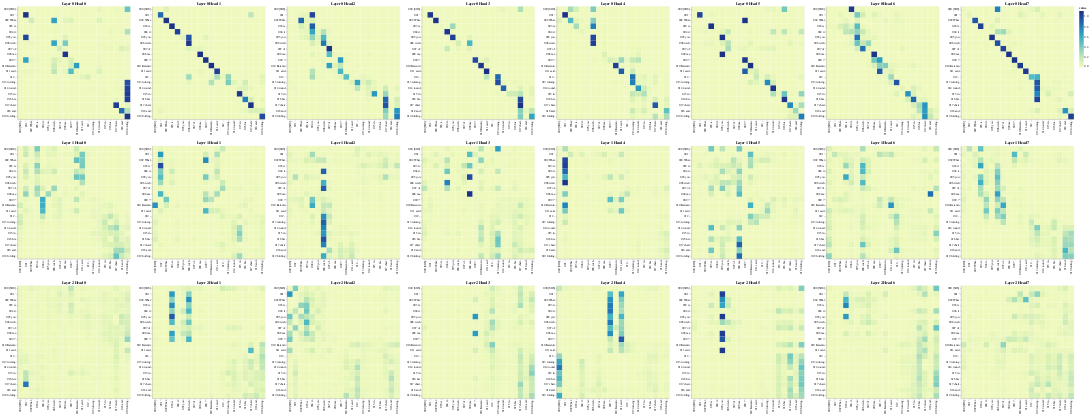

Here is the notebook cell this chart was saved with:
### Markdown cell above
## Visualize the attention

### Code cell
layers = [0, 1, 2] # up to 5 (num_layer=6)
heads = [0, 1, 2, 3, 4, 5, 6, 7] # up to 7 (num_head=8)

# Encoder Self-Attention
get_all_attention_maps("encoder", layers, heads, encoder_input_tokens, encoder_input_tokens, min(20, sentence_len))

### Figure 1 — Vega-Lite specification as saved in the notebook (floating-point values rounded to 4 significant figures; data arrays with more than 128 entries replaced by an {"elided": "..."} marker saying what was removed)
{"config": {"view": {"continuousWidth": 300, "continuousHeight": 300}}, "vconcat": [{"hconcat": [{"data": {"name": "data-8a0f651dcac79b368e979fd9903c7caa"}, "mark": {"type": "rect"}, "encoding": {"color": {"field": "value", "type": "quantitative"}, "tooltip": [{"field": "row", "type": "quantitative"}, {"field": "column", "type": "quantitative"}, {"field": "value", "type": "quantitative"}, {"field": "row_token", "type": "nominal"}, {"field": "col_token", "type": "nominal"}], "x": {"axis": {"title": ""}, "field": "col_token", "type": "nominal"}, "y": {"axis": {"title": ""}, "field": "row_token", "type": "nominal"}}, "height": 400, "name": "view_49", "title": "Layer 0 Head 0", "width": 400}, {"data": {"name": "data-c0716bc49d03a56e8496fe2e39374187"}, "mark": {"type": "rect"}, "encoding": {"color": {"field": "value", "type": "quantitative"}, "tooltip": [{"field": "row", "type": "quantitative"}, {"field": "column", "type": "quantitative"}, {"field": "value", "type": "quantitative"}, {"field": "row_token", "type": "nominal"}, {"field": "col_token", "type": "nominal"}], "x": {"axis": {"title": ""}, "field": "col_token", "type": "nominal"}, "y": {"axis": {"title": ""}, "field": "row_token", "type": "nominal"}}, "height": 400, "name": "view_50", "title": "Layer 0 Head 1", "width": 400}, {"data": {"name": "data-bf6f0b35b85ab2a407aa06297b901c17"}, "mark": {"type": "rect"}, "encoding": {"color": {"field": "value", "type": "quantitative"}, "tooltip": [{"field": "row", "type": "quantitative"}, {"field": "column", "type": "quantitative"}, {"field": "value", "type": "quantitative"}, {"field": "row_token", "type": "nominal"}, {"field": "col_token", "type": "nominal"}], "x": {"axis": {"title": ""}, "field": "col_token", "type": "nominal"}, "y": {"axis": {"title": ""}, "field": "row_token", "type": "nominal"}}, "height": 400, "name": "view_51", "title": "Layer 0 Head 2", "width": 400}, {"data": {"name": "data-d02cecf05bd3334d371a833a24bbd256"}, "mark": {"type": "rect"}, "encoding": {"color": {"field": "value", "type": "quantitative"}, "tooltip": [{"field": "row", "type": "quantitative"}, {"field": "column", "type": "quantitative"}, {"field": "value", "type": "quantitative"}, {"field": "row_token", "type": "nominal"}, {"field": "col_token", "type": "nominal"}], "x": {"axis": {"title": ""}, "field": "col_token", "type": "nominal"}, "y": {"axis": {"title": ""}, "field": "row_token", "type": "nominal"}}, "height": 400, "name": "view_52", "title": "Layer 0 Head 3", "width": 400}, {"data": {"name": "data-72728aaa92f09895073147b70a1c3a2e"}, "mark": {"type": "rect"}, "encoding": {"color": {"field": "value", "type": "quantitative"}, "tooltip": [{"field": "row", "type": "quantitative"}, {"field": "column", "type": "quantitative"}, {"field": "value", "type": "quantitative"}, {"field": "row_token", "type": "nominal"}, {"field": "col_token", "type": "nominal"}], "x": {"axis": {"title": ""}, "field": "col_token", "type": "nominal"}, "y": {"axis": {"title": ""}, "field": "row_token", "type": "nominal"}}, "height": 400, "name": "view_53", "title": "Layer 0 Head 4", "width": 400}, {"data": {"name": "data-0e2ef9fc205676c116967a76de78aeaa"}, "mark": {"type": "rect"}, "encoding": {"color": {"field": "value", "type": "quantitative"}, "tooltip": [{"field": "row", "type": "quantitative"}, {"field": "column", "type": "quantitative"}, {"field": "value", "type": "quantitative"}, {"field": "row_token", "type": "nominal"}, {"field": "col_token", "type": "nominal"}], "x": {"axis": {"title": ""}, "field": "col_token", "type": "nominal"}, "y": {"axis": {"title": ""}, "field": "row_token", "type": "nominal"}}, "height": 400, "name": "view_54", "title": "Layer 0 Head 5", "width": 400}, {"data": {"name": "data-b8eabe25bbdc201ea4a828ade09ce864"}, "mark": {"type": "rect"}, "encoding": {"color": {"field": "value", "type": "quantitative"}, "tooltip": [{"field": "row", "type": "quantitative"}, {"field": "column", "type": "quantitative"}, {"field": "value", "type": "quantitative"}, {"field": "row_token", "type": "nominal"}, {"field": "col_token", "type": "nominal"}], "x": {"axis": {"title": ""}, "field": "col_token", "type": "nominal"}, "y": {"axis": {"title": ""}, "field": "row_token", "type": "nominal"}}, "height": 400, "name": "view_55", "title": "Layer 0 Head 6", "width": 400}, {"data": {"name": "data-3afe5bebeac5ab6e25eafe619de8262f"}, "mark": {"type": "rect"}, "encoding": {"color": {"field": "value", "type": "quantitative"}, "tooltip": [{"field": "row", "type": "quantitative"}, {"field": "column", "type": "quantitative"}, {"field": "value", "type": "quantitative"}, {"field": "row_token", "type": "nominal"}, {"field": "col_token", "type": "nominal"}], "x": {"axis": {"title": ""}, "field": "col_token", "type": "nominal"}, "y": {"axis": {"title": ""}, "field": "row_token", "type": "nominal"}}, "height": 400, "name": "view_56", "title": "Layer 0 Head 7", "width": 400}]}, {"hconcat": [{"data": {"name": "data-57a21fdabe4695a19193265f89d970e9"}, "mark": {"type": "rect"}, "encoding": {"color": {"field": "value", "type": "quantitative"}, "tooltip": [{"field": "row", "type": "quantitative"}, {"field": "column", "type": "quantitative"}, {"field": "value", "type": "quantitative"}, {"field": "row_token", "type": "nominal"}, {"field": "col_token", "type": "nominal"}], "x": {"axis": {"title": ""}, "field": "col_token", "type": "nominal"}, "y": {"axis": {"title": ""}, "field": "row_token", "type": "nominal"}}, "height": 400, "name": "view_57", "title": "Layer 1 Head 0", "width": 400}, {"data": {"name": "data-b7e272f5a15a1f6fc3bd809f829778a7"}, "mark": {"type": "rect"}, "encoding": {"color": {"field": "value", "type": "quantitative"}, "tooltip": [{"field": "row", "type": "quantitative"}, {"field": "column", "type": "quantitative"}, {"field": "value", "type": "quantitative"}, {"field": "row_token", "type": "nominal"}, {"field": "col_token", "type": "nominal"}], "x": {"axis": {"title": ""}, "field": "col_token", "type": "nominal"}, "y": {"axis": {"title": ""}, "field": "row_token", "type": "nominal"}}, "height": 400, "name": "view_58", "title": "Layer 1 Head 1", "width": 400}, {"data": {"name": "data-2aadb47a7996e50ce3fe46ea17e09312"}, "mark": {"type": "rect"}, "encoding": {"color": {"field": "value", "type": "quantitative"}, "tooltip": [{"field": "row", "type": "quantitative"}, {"field": "column", "type": "quantitative"}, {"field": "value", "type": "quantitative"}, {"field": "row_token", "type": "nominal"}, {"field": "col_token", "type": "nominal"}], "x": {"axis": {"title": ""}, "field": "col_token", "type": "nominal"}, "y": {"axis": {"title": ""}, "field": "row_token", "type": "nominal"}}, "height": 400, "name": "view_59", "title": "Layer 1 Head 2", "width": 400}, {"data": {"name": "data-05266e279dde6c088cb7f8f4f1bbe933"}, "mark": {"type": "rect"}, "encoding": {"color": {"field": "value", "type": "quantitative"}, "tooltip": [{"field": "row", "type": "quantitative"}, {"field": "column", "type": "quantitative"}, {"field": "value", "type": "quantitative"}, {"field": "row_token", "type": "nominal"}, {"field": "col_token", "type": "nominal"}], "x": {"axis": {"title": ""}, "field": "col_token", "type": "nominal"}, "y": {"axis": {"title": ""}, "field": "row_token", "type": "nominal"}}, "height": 400, "name": "view_60", "title": "Layer 1 Head 3", "width": 400}, {"data": {"name": "data-4f38ed3c9602eee8b5dfc79300979724"}, "mark": {"type": "rect"}, "encoding": {"color": {"field": "value", "type": "quantitative"}, "tooltip": [{"field": "row", "type": "quantitative"}, {"field": "column", "type": "quantitative"}, {"field": "value", "type": "quantitative"}, {"field": "row_token", "type": "nominal"}, {"field": "col_token", "type": "nominal"}], "x": {"axis": {"title": ""}, "field": "col_token", "type": "nominal"}, "y": {"axis": {"title": ""}, "field": "row_token", "type": "nominal"}}, "height": 400, "name": "view_61", "title": "Layer 1 Head 4", "width": 400}, {"data": {"name": "data-c740615c1516551840f5ba2e67452f8c"}, "mark": {"type": "rect"}, "encoding": {"color": {"field": "value", "type": "quantitative"}, "tooltip": [{"field": "row", "type": "quantitative"}, {"field": "column", "type": "quantitative"}, {"field": "value", "type": "quantitative"}, {"field": "row_token", "type": "nominal"}, {"field": "col_token", "type": "nominal"}], "x": {"axis": {"title": ""}, "field": "col_token", "type": "nominal"}, "y": {"axis": {"title": ""}, "field": "row_token", "type": "nominal"}}, "height": 400, "name": "view_62", "title": "Layer 1 Head 5", "width": 400}, {"data": {"name": "data-ec5c9fcf5b5cb2e3f1d36e97d7a82ecb"}, "mark": {"type": "rect"}, "encoding": {"color": {"field": "value", "type": "quantitative"}, "tooltip": [{"field": "row", "type": "quantitative"}, {"field": "column", "type": "quantitative"}, {"field": "value", "type": "quantitative"}, {"field": "row_token", "type": "nominal"}, {"field": "col_token", "type": "nominal"}], "x": {"axis": {"title": ""}, "field": "col_token", "type": "nominal"}, "y": {"axis": {"title": ""}, "field": "row_token", "type": "nominal"}}, "height": 400, "name": "view_63", "title": "Layer 1 Head 6", "width": 400}, {"data": {"name": "data-1406b0943b4f09a6c069a2dd87381ec6"}, "mark": {"type": "rect"}, "encoding": {"color": {"field": "value", "type": "quantitative"}, "tooltip": [{"field": "row", "type": "quantitative"}, {"field": "column", "type": "quantitative"}, {"field": "value", "type": "quantitative"}, {"field": "row_token", "type": "nominal"}, {"field": "col_token", "type": "nominal"}], "x": {"axis": {"title": ""}, "field": "col_token", "type": "nominal"}, "y": {"axis": {"title": ""}, "field": "row_token", "type": "nominal"}}, "height": 400, "name": "view_64", "title": "Layer 1 Head 7", "width": 400}]}, {"hconcat": [{"data": {"name": "data-828551255a73883543aebf3a6f0d1000"}, "mark": {"type": "rect"}, "encoding": {"color": {"field": "value", "type": "quantitative"}, "tooltip": [{"field": "row", "type": "quantitative"}, {"field": "column", "type": "quantitative"}, {"field": "value", "type": "quantitative"}, {"field": "row_token", "type": "nominal"}, {"field": "col_token", "type": "nominal"}], "x": {"axis": {"title": ""}, "field": "col_token", "type": "nominal"}, "y": {"axis": {"title": ""}, "field": "row_token", "type": "nominal"}}, "height": 400, "name": "view_65", "title": "Layer 2 Head 0", "width": 400}, {"data": {"name": "data-e73468c917b303d332ca0d7d66f98b79"}, "mark": {"type": "rect"}, "encoding": {"color": {"field": "value", "type": "quantitative"}, "tooltip": [{"field": "row", "type": "quantitative"}, {"field": "column", "type": "quantitative"}, {"field": "value", "type": "quantitative"}, {"field": "row_token", "type": "nominal"}, {"field": "col_token", "type": "nominal"}], "x": {"axis": {"title": ""}, "field": "col_token", "type": "nominal"}, "y": {"axis": {"title": ""}, "field": "row_token", "type": "nominal"}}, "height": 400, "name": "view_66", "title": "Layer 2 Head 1", "width": 400}, {"data": {"name": "data-aea17cc4fb6be7a0cb5294c1721a16a3"}, "mark": {"type": "rect"}, "encoding": {"color": {"field": "value", "type": "quantitative"}, "tooltip": [{"field": "row", "type": "quantitative"}, {"field": "column", "type": "quantitative"}, {"field": "value", "type": "quantitative"}, {"field": "row_token", "type": "nominal"}, {"field": "col_token", "type": "nominal"}], "x": {"axis": {"title": ""}, "field": "col_token", "type": "nominal"}, "y": {"axis": {"title": ""}, "field": "row_token", "type": "nominal"}}, "height": 400, "name": "view_67", "title": "Layer 2 Head 2", "width": 400}, {"data": {"name": "data-18e1cc07a24c07914e99fdbf8404edad"}, "mark": {"type": "rect"}, "encoding": {"color": {"field": "value", "type": "quantitative"}, "tooltip": [{"field": "row", "type": "quantitative"}, {"field": "column", "type": "quantitative"}, {"field": "value", "type": "quantitative"}, {"field": "row_token", "type": "nominal"}, {"field": "col_token", "type": "nominal"}], "x": {"axis": {"title": ""}, "field": "col_token", "type": "nominal"}, "y": {"axis": {"title": ""}, "field": "row_token", "type": "nominal"}}, "height": 400, "name": "view_68", "title": "Layer 2 Head 3", "width": 400}, {"data": {"name": "data-79febddfd27e0207c0a7692e997fdee7"}, "mark": {"type": "rect"}, "encoding": {"color": {"field": "value", "type": "quantitative"}, "tooltip": [{"field": "row", "type": "quantitative"}, {"field": "column", "type": "quantitative"}, {"field": "value", "type": "quantitative"}, {"field": "row_token", "type": "nominal"}, {"field": "col_token", "type": "nominal"}], "x": {"axis": {"title": ""}, "field": "col_token", "type": "nominal"}, "y": {"axis": {"title": ""}, "field": "row_token", "type": "nominal"}}, "height": 400, "name": "view_69", "title": "Layer 2 Head 4", "width": 400}, {"data": {"name": "data-cd36cab88b1ee3c455ef8819ce66d7df"}, "mark": {"type": "rect"}, "encoding": {"color": {"field": "value", "type": "quantitative"}, "tooltip": [{"field": "row", "type": "quantitative"}, {"field": "column", "type": "quantitative"}, {"field": "value", "type": "quantitative"}, {"field": "row_token", "type": "nominal"}, {"field": "col_token", "type": "nominal"}], "x": {"axis": {"title": ""}, "field": "col_token", "type": "nominal"}, "y": {"axis": {"title": ""}, "field": "row_token", "type": "nominal"}}, "height": 400, "name": "view_70", "title": "Layer 2 Head 5", "width": 400}, {"data": {"name": "data-f1e0d50adaca919481dc0a5df82aebff"}, "mark": {"type": "rect"}, "encoding": {"color": {"field": "value", "type": "quantitative"}, "tooltip": [{"field": "row", "type": "quantitative"}, {"field": "column", "type": "quantitative"}, {"field": "value", "type": "quantitative"}, {"field": "row_token", "type": "nominal"}, {"field": "col_token", "type": "nominal"}], "x": {"axis": {"title": ""}, "field": "col_token", "type": "nominal"}, "y": {"axis": {"title": ""}, "field": "row_token", "type": "nominal"}}, "height": 400, "name": "view_71", "title": "Layer 2 Head 6", "width": 400}, {"data": {"name": "data-fdafc7de74470f7167e4dfd7dea297c2"}, "mark": {"type": "rect"}, "encoding": {"color": {"field": "value", "type": "quantitative"}, "tooltip": [{"field": "row", "type": "quantitative"}, {"field": "column", "type": "quantitative"}, {"field": "value", "type": "quantitative"}, {"field": "row_token", "type": "nominal"}, {"field": "col_token", "type": "nominal"}], "x": {"axis": {"title": ""}, "field": "col_token", "type": "nominal"}, "y": {"axis": {"title": ""}, "field": "row_token", "type": "nominal"}}, "height": 400, "name": "view_72", "title": "Layer 2 Head 7", "width": 400}]}], "params": [{"name": "param_49", "select": {"type": "interval", "encodings": ["x", "y"]}, "bind": "scales", "views": ["view_49"]}, {"name": "param_50", "select": {"type": "interval", "encodings": ["x", "y"]}, "bind": "scales", "views": ["view_50"]}, {"name": "param_51", "select": {"type": "interval", "encodings": ["x", "y"]}, "bind": "scales", "views": ["view_51"]}, {"name": "param_52", "select": {"type": "interval", "encodings": ["x", "y"]}, "bind": "scales", "views": ["view_52"]}, {"name": "param_53", "select": {"type": "interval", "encodings": ["x", "y"]}, "bind": "scales", "views": ["view_53"]}, {"name": "param_54", "select": {"type": "interval", "encodings": ["x", "y"]}, "bind": "scales", "views": ["view_54"]}, {"name": "param_55", "select": {"type": "interval", "encodings": ["x", "y"]}, "bind": "scales", "views": ["view_55"]}, {"name": "param_56", "select": {"type": "interval", "encodings": ["x", "y"]}, "bind": "scales", "views": ["view_56"]}, {"name": "param_57", "select": {"type": "interval", "encodings": ["x", "y"]}, "bind": "scales", "views": ["view_57"]}, {"name": "param_58", "select": {"type": "interval", "encodings": ["x", "y"]}, "bind": "scales", "views": ["view_58"]}, {"name": "param_59", "select": {"type": "interval", "encodings": ["x", "y"]}, "bind": "scales", "views": ["view_59"]}, {"name": "param_60", "select": {"type": "interval", "encodings": ["x", "y"]}, "bind": "scales", "views": ["view_60"]}, {"name": "param_61", "select": {"type": "interval", "encodings": ["x", "y"]}, "bind": "scales", "views": ["view_61"]}, {"name": "param_62", "select": {"type": "interval", "encodings": ["x", "y"]}, "bind": "scales", "views": ["view_62"]}, {"name": "param_63", "select": {"type": "interval", "encodings": ["x", "y"]}, "bind": "scales", "views": ["view_63"]}, {"name": "param_64", "select": {"type": "interval", "encodings": ["x", "y"]}, "bind": "scales", "views": ["view_64"]}, {"name": "param_65", "select": {"type": "interval", "encodings": ["x", "y"]}, "bind": "scales", "views": ["view_65"]}, {"name": "param_66", "select": {"type": "interval", "encodings": ["x", "y"]}, "bind": "scales", "views": ["view_66"]}, {"name": "param_67", "select": {"type": "interval", "encodings": ["x", "y"]}, "bind": "scales", "views": ["view_67"]}, {"name": "param_68", "select": {"type": "interval", "encodings": ["x", "y"]}, "bind": "scales", "views": ["view_68"]}, {"name": "param_69", "select": {"type": "interval", "encodings": ["x", "y"]}, "bind": "scales", "views": ["view_69"]}, {"name": "param_70", "select": {"type": "interval", "encodings": ["x", "y"]}, "bind": "scales", "views": ["view_70"]}, {"name": "param_71", "select": {"type": "interval", "encodings": ["x", "y"]}, "bind": "scales", "views": ["view_71"]}, {"name": "param_72", "select": {"type": "interval", "encodings": ["x", "y"]}, "bind": "scales", "views": ["view_72"]}], "$schema": "https://vega.github.io/schema/vega-lite/v5.20.1.json", "datasets": {"data-8a0f651dcac79b368e979fd9903c7caa": {"elided": "400 records"}, "data-c0716bc49d03a56e8496fe2e39374187": {"elided": "400 records"}, "data-bf6f0b35b85ab2a407aa06297b901c17": {"elided": "400 records"}, "data-d02cecf05bd3334d371a833a24bbd256": {"elided": "400 records"}, "data-72728aaa92f09895073147b70a1c3a2e": {"elided": "400 records"}, "data-0e2ef9fc205676c116967a76de78aeaa": {"elided": "400 records"}, "data-b8eabe25bbdc201ea4a828ade09ce864": {"elided": "400 records"}, "data-3afe5bebeac5ab6e25eafe619de8262f": {"elided": "400 records"}, "data-57a21fdabe4695a19193265f89d970e9": {"elided": "400 records"}, "data-b7e272f5a15a1f6fc3bd809f829778a7": {"elided": "400 records"}, "data-2aadb47a7996e50ce3fe46ea17e09312": {"elided": "400 records"}, "data-05266e279dde6c088cb7f8f4f1bbe933": {"elided": "400 records"}, "data-4f38ed3c9602eee8b5dfc79300979724": {"elided": "400 records"}, "data-c740615c1516551840f5ba2e67452f8c": {"elided": "400 records"}, "data-ec5c9fcf5b5cb2e3f1d36e97d7a82ecb": {"elided": "400 records"}, "data-1406b0943b4f09a6c069a2dd87381ec6": {"elided": "400 records"}, "data-828551255a73883543aebf3a6f0d1000": {"elided": "400 records"}, "data-e73468c917b303d332ca0d7d66f98b79": {"elided": "400 records"}, "data-aea17cc4fb6be7a0cb5294c1721a16a3": {"elided": "400 records"}, "data-18e1cc07a24c07914e99fdbf8404edad": {"elided": "400 records"}, "data-79febddfd27e0207c0a7692e997fdee7": {"elided": "400 records"}, "data-cd36cab88b1ee3c455ef8819ce66d7df": {"elided": "400 records"}, "data-f1e0d50adaca919481dc0a5df82aebff": {"elided": "400 records"}, "data-fdafc7de74470f7167e4dfd7dea297c2": {"elided": "400 records"}}}
